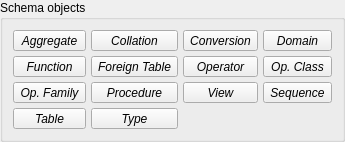
       <widget class="QGroupBox" name="sch_objs_grp">
        <property name="title">
         <string>Schema objects</string>
        </property>
        <layout class="QGridLayout" name="gridLayout_8">
         <property name="leftMargin">
          <number>5</number>
         </property>
         <property name="topMargin">
          <number>5</number>
         </property>
         <property name="rightMargin">
          <number>5</number>
         </property>
         <property name="bottomMargin">
          <number>5</number>
         </property>
         <property name="spacing">
          <number>5</number>
         </property>
         <item row="0" column="0">
          <widget class="QWidget" name="sch_objs_btns_wgt" native="true">
           <property name="sizePolicy">
            <sizepolicy hsizetype="Preferred" vsizetype="Fixed">
             <horstretch>0</horstretch>
             <verstretch>0</verstretch>
            </sizepolicy>
           </property>
           <layout class="QGridLayout" name="gridLayout">
            <property name="leftMargin">
             <number>5</number>
            </property>
            <property name="topMargin">
             <number>5</number>
            </property>
            <property name="rightMargin">
             <number>5</number>
            </property>
            <property name="bottomMargin">
             <number>5</number>
            </property>
            <property name="spacing">
             <number>5</number>
            </property>
            <item row="1" column="2">
             <widget class="QToolButton" name="operator_tb">
              <property name="sizePolicy">
               <sizepolicy hsizetype="Preferred" vsizetype="Fixed">
                <horstretch>0</horstretch>
                <verstretch>0</verstretch>
               </sizepolicy>
              </property>
              <property name="font">
               <font>
                <italic>true</italic>
                <bold>false</bold>
               </font>
              </property>
              <property name="focusPolicy">
               <enum>Qt::NoFocus</enum>
              </property>
              <property name="text">
               <string>Operator</string>
              </property>
              <property name="icon">
               <iconset resource="../../res/resources.qrc">
                <normaloff>:/icons/icons/operator.png</normaloff>:/icons/icons/operator.png</iconset>
              </property>
              <property name="iconSize">
               <size>
                <width>32</width>
                <height>32</height>
               </size>
              </property>
              <property name="popupMode">
               <enum>QToolButton::InstantPopup</enum>
              </property>
              <property name="toolButtonStyle">
               <enum>Qt::ToolButtonTextUnderIcon</enum>
              </property>
             </widget>
            </item>
            <item row="2" column="4">
             <widget class="QToolButton" name="sequence_tb">
              <property name="sizePolicy">
               <sizepolicy hsizetype="Preferred" vsizetype="Fixed">
                <horstretch>0</horstretch>
                <verstretch>0</verstretch>
               </sizepolicy>
              </property>
              <property name="font">
               <font>
                <italic>true</italic>
                <bold>false</bold>
               </font>
              </property>
              <property name="focusPolicy">
               <enum>Qt::NoFocus</enum>
              </property>
              <property name="text">
               <string>Sequence</string>
              </property>
              <property name="icon">
               <iconset resource="../../res/resources.qrc">
                <normaloff>:/icons/icons/sequence.png</normaloff>:/icons/icons/sequence.png</iconset>
              </property>
              <property name="iconSize">
               <size>
                <width>32</width>
                <height>32</height>
               </size>
              </property>
              <property name="popupMode">
               <enum>QToolButton::InstantPopup</enum>
              </property>
              <property name="toolButtonStyle">
               <enum>Qt::ToolButtonTextUnderIcon</enum>
              </property>
             </widget>
            </item>
            <item row="3" column="1">
             <widget class="QToolButton" name="type_tb">
              <property name="sizePolicy">
               <sizepolicy hsizetype="Preferred" vsizetype="Fixed">
                <horstretch>0</horstretch>
                <verstretch>0</verstretch>
               </sizepolicy>
              </property>
              <property name="font">
               <font>
                <italic>true</italic>
                <bold>false</bold>
               </font>
              </property>
              <property name="focusPolicy">
               <enum>Qt::NoFocus</enum>
              </property>
              <property name="text">
               <string>Type</string>
              </property>
              <property name="icon">
               <iconset resource="../../res/resources.qrc">
                <normaloff>:/icons/icons/usertype.png</normaloff>:/icons/icons/usertype.png</iconset>
              </property>
              <property name="iconSize">
               <size>
                <width>32</width>
                <height>32</height>
               </size>
              </property>
              <property name="popupMode">
               <enum>QToolButton::InstantPopup</enum>
              </property>
              <property name="toolButtonStyle">
               <enum>Qt::ToolButtonTextUnderIcon</enum>
              </property>
             </widget>
            </item>
            <item row="1" column="1">
             <widget class="QToolButton" name="foreigntable_tb">
              <property name="sizePolicy">
               <sizepolicy hsizetype="Preferred" vsizetype="Fixed">
                <horstretch>0</horstretch>
                <verstretch>0</verstretch>
               </sizepolicy>
              </property>
              <property name="font">
               <font>
                <italic>true</italic>
                <bold>false</bold>
               </font>
              </property>
              <property name="focusPolicy">
               <enum>Qt::NoFocus</enum>
              </property>
              <property name="text">
               <string>Foreign Table</string>
              </property>
              <property name="icon">
               <iconset resource="../../res/resources.qrc">
                <normaloff>:/icons/icons/foreigntable.png</normaloff>:/icons/icons/foreigntable.png</iconset>
              </property>
              <property name="iconSize">
               <size>
                <width>32</width>
                <height>32</height>
               </size>
              </property>
              <property name="popupMode">
               <enum>QToolButton::InstantPopup</enum>
              </property>
              <property name="toolButtonStyle">
               <enum>Qt::ToolButtonTextUnderIcon</enum>
              </property>
             </widget>
            </item>
            <item row="0" column="1">
             <widget class="QToolButton" name="collation_tb">
              <property name="sizePolicy">
               <sizepolicy hsizetype="Preferred" vsizetype="Fixed">
                <horstretch>0</horstretch>
                <verstretch>0</verstretch>
               </sizepolicy>
              </property>
              <property name="font">
               <font>
                <italic>true</italic>
                <bold>false</bold>
               </font>
              </property>
              <property name="focusPolicy">
               <enum>Qt::NoFocus</enum>
              </property>
              <property name="text">
               <string>Collation</string>
              </property>
              <property name="icon">
               <iconset resource="../../res/resources.qrc">
                <normaloff>:/icons/icons/collation.png</normaloff>:/icons/icons/collation.png</iconset>
              </property>
              <property name="iconSize">
               <size>
                <width>32</width>
                <height>32</height>
               </size>
              </property>
              <property name="popupMode">
               <enum>QToolButton::InstantPopup</enum>
              </property>
              <property name="toolButtonStyle">
               <enum>Qt::ToolButtonTextUnderIcon</enum>
              </property>
             </widget>
            </item>
            <item row="2" column="2">
             <widget class="QToolButton" name="view_tb">
              <property name="sizePolicy">
               <sizepolicy hsizetype="Preferred" vsizetype="Fixed">
                <horstretch>0</horstretch>
                <verstretch>0</verstretch>
               </sizepolicy>
              </property>
              <property name="font">
               <font>
                <italic>true</italic>
                <bold>false</bold>
               </font>
              </property>
              <property name="focusPolicy">
               <enum>Qt::NoFocus</enum>
              </property>
              <property name="text">
               <string>View</string>
              </property>
              <property name="icon">
               <iconset resource="../../res/resources.qrc">
                <normaloff>:/icons/icons/view.png</normaloff>:/icons/icons/view.png</iconset>
              </property>
              <property name="iconSize">
               <size>
                <width>32</width>
                <height>32</height>
               </size>
              </property>
              <property name="popupMode">
               <enum>QToolButton::InstantPopup</enum>
              </property>
              <property name="toolButtonStyle">
               <enum>Qt::ToolButtonTextUnderIcon</enum>
              </property>
             </widget>
            </item>
            <item row="3" column="0">
             <widget class="QToolButton" name="table_tb">
              <property name="sizePolicy">
               <sizepolicy hsizetype="Preferred" vsizetype="Fixed">
                <horstretch>0</horstretch>
                <verstretch>0</verstretch>
               </sizepolicy>
              </property>
              <property name="font">
               <font>
                <italic>true</italic>
                <bold>false</bold>
               </font>
              </property>
              <property name="focusPolicy">
               <enum>Qt::NoFocus</enum>
              </property>
              <property name="text">
               <string>Table</string>
              </property>
              <property name="icon">
               <iconset resource="../../res/resources.qrc">
                <normaloff>:/icons/icons/table.png</normaloff>:/icons/icons/table.png</iconset>
              </property>
              <property name="iconSize">
               <size>
                <width>32</width>
                <height>32</height>
               </size>
              </property>
              <property name="popupMode">
               <enum>QToolButton::InstantPopup</enum>
              </property>
              <property name="toolButtonStyle">
               <enum>Qt::ToolButtonTextUnderIcon</enum>
              </property>
             </widget>
            </item>
            <item row="0" column="4">
             <widget class="QToolButton" name="domain_tb">
              <property name="sizePolicy">
               <sizepolicy hsizetype="Preferred" vsizetype="Fixed">
                <horstretch>0</horstretch>
                <verstretch>0</verstretch>
               </sizepolicy>
              </property>
              <property name="font">
               <font>
                <italic>true</italic>
                <bold>false</bold>
               </font>
              </property>
              <property name="focusPolicy">
               <enum>Qt::NoFocus</enum>
              </property>
              <property name="text">
               <string>Domain</string>
              </property>
              <property name="icon">
               <iconset resource="../../res/resources.qrc">
                <normaloff>:/icons/icons/domain.png</normaloff>:/icons/icons/domain.png</iconset>
              </property>
              <property name="iconSize">
               <size>
                <width>32</width>
                <height>32</height>
               </size>
              </property>
              <property name="popupMode">
               <enum>QToolButton::InstantPopup</enum>
              </property>
              <property name="toolButtonStyle">
               <enum>Qt::ToolButtonTextUnderIcon</enum>
              </property>
             </widget>
            </item>
            <item row="2" column="0">
             <widget class="QToolButton" name="opfamily_tb">
              <property name="sizePolicy">
               <sizepolicy hsizetype="Preferred" vsizetype="Fixed">
                <horstretch>0</horstretch>
                <verstretch>0</verstretch>
               </sizepolicy>
              </property>
              <property name="font">
               <font>
                <italic>true</italic>
                <bold>false</bold>
               </font>
              </property>
              <property name="focusPolicy">
               <enum>Qt::NoFocus</enum>
              </property>
              <property name="text">
               <string>Op. Family</string>
              </property>
              <property name="icon">
               <iconset resource="../../res/resources.qrc">
                <normaloff>:/icons/icons/opfamily.png</normaloff>:/icons/icons/opfamily.png</iconset>
              </property>
              <property name="iconSize">
               <size>
                <width>32</width>
                <height>32</height>
               </size>
              </property>
              <property name="popupMode">
               <enum>QToolButton::InstantPopup</enum>
              </property>
              <property name="toolButtonStyle">
               <enum>Qt::ToolButtonTextUnderIcon</enum>
              </property>
             </widget>
            </item>
            <item row="1" column="0">
             <widget class="QToolButton" name="function_tb">
              <property name="sizePolicy">
               <sizepolicy hsizetype="Preferred" vsizetype="Fixed">
                <horstretch>0</horstretch>
                <verstretch>0</verstretch>
               </sizepolicy>
              </property>
              <property name="font">
               <font>
                <italic>true</italic>
                <bold>false</bold>
               </font>
              </property>
              <property name="focusPolicy">
               <enum>Qt::NoFocus</enum>
              </property>
              <property name="text">
               <string>Function</string>
              </property>
              <property name="icon">
               <iconset resource="../../res/resources.qrc">
                <normaloff>:/icons/icons/function.png</normaloff>:/icons/icons/function.png</iconset>
              </property>
              <property name="iconSize">
               <size>
                <width>32</width>
                <height>32</height>
               </size>
              </property>
              <property name="popupMode">
               <enum>QToolButton::InstantPopup</enum>
              </property>
              <property name="toolButtonStyle">
               <enum>Qt::ToolButtonTextUnderIcon</enum>
              </property>
             </widget>
            </item>
            <item row="1" column="4">
             <widget class="QToolButton" name="opclass_tb">
              <property name="sizePolicy">
               <sizepolicy hsizetype="Preferred" vsizetype="Fixed">
                <horstretch>0</horstretch>
                <verstretch>0</verstretch>
               </sizepolicy>
              </property>
              <property name="font">
               <font>
                <italic>true</italic>
                <bold>false</bold>
               </font>
              </property>
              <property name="focusPolicy">
               <enum>Qt::NoFocus</enum>
              </property>
              <property name="text">
               <string>Op. Class</string>
              </property>
              <property name="icon">
               <iconset resource="../../res/resources.qrc">
                <normaloff>:/icons/icons/opclass.png</normaloff>:/icons/icons/opclass.png</iconset>
              </property>
              <property name="iconSize">
               <size>
                <width>32</width>
                <height>32</height>
               </size>
              </property>
              <property name="popupMode">
               <enum>QToolButton::InstantPopup</enum>
              </property>
              <property name="toolButtonStyle">
               <enum>Qt::ToolButtonTextUnderIcon</enum>
              </property>
             </widget>
            </item>
            <item row="2" column="1">
             <widget class="QToolButton" name="procedure_tb">
              <property name="sizePolicy">
               <sizepolicy hsizetype="Preferred" vsizetype="Fixed">
                <horstretch>0</horstretch>
                <verstretch>0</verstretch>
               </sizepolicy>
              </property>
              <property name="font">
               <font>
                <italic>true</italic>
                <bold>false</bold>
               </font>
              </property>
              <property name="focusPolicy">
               <enum>Qt::NoFocus</enum>
              </property>
              <property name="text">
               <string>Procedure</string>
              </property>
              <property name="icon">
               <iconset resource="../../res/resources.qrc">
                <normaloff>:/icons/icons/procedure.png</normaloff>:/icons/icons/procedure.png</iconset>
              </property>
              <property name="iconSize">
               <size>
                <width>32</width>
                <height>32</height>
               </size>
              </property>
              <property name="popupMode">
               <enum>QToolButton::InstantPopup</enum>
              </property>
              <property name="toolButtonStyle">
               <enum>Qt::ToolButtonTextUnderIcon</enum>
              </property>
             </widget>
            </item>
            <item row="0" column="2">
             <widget class="QToolButton" name="conversion_tb">
              <property name="sizePolicy">
               <sizepolicy hsizetype="Preferred" vsizetype="Fixed">
                <horstretch>0</horstretch>
                <verstretch>0</verstretch>
               </sizepolicy>
              </property>
              <property name="font">
               <font>
                <italic>true</italic>
                <bold>false</bold>
               </font>
              </property>
              <property name="focusPolicy">
               <enum>Qt::NoFocus</enum>
              </property>
              <property name="text">
               <string>Conversion</string>
              </property>
              <property name="icon">
               <iconset resource="../../res/resources.qrc">
                <normaloff>:/icons/icons/conversion.png</normaloff>:/icons/icons/conversion.png</iconset>
              </property>
              <property name="iconSize">
               <size>
                <width>32</width>
                <height>32</height>
               </size>
              </property>
              <property name="popupMode">
               <enum>QToolButton::InstantPopup</enum>
              </property>
              <property name="toolButtonStyle">
               <enum>Qt::ToolButtonTextUnderIcon</enum>
              </property>
             </widget>
            </item>
            <item row="0" column="0">
             <widget class="QToolButton" name="aggregate_tb">
              <property name="sizePolicy">
               <sizepolicy hsizetype="Preferred" vsizetype="Fixed">
                <horstretch>0</horstretch>
                <verstretch>0</verstretch>
               </sizepolicy>
              </property>
              <property name="font">
               <font>
                <italic>true</italic>
                <bold>false</bold>
               </font>
              </property>
              <property name="focusPolicy">
               <enum>Qt::NoFocus</enum>
              </property>
              <property name="text">
               <string>Aggregate</string>
              </property>
              <property name="icon">
               <iconset resource="../../res/resources.qrc">
                <normaloff>:/icons/icons/aggregate.png</normaloff>:/icons/icons/aggregate.png</iconset>
              </property>
              <property name="iconSize">
               <size>
                <width>32</width>
                <height>32</height>
               </size>
              </property>
              <property name="popupMode">
               <enum>QToolButton::InstantPopup</enum>
              </property>
              <property name="toolButtonStyle">
               <enum>Qt::ToolButtonTextUnderIcon</enum>
              </property>
             </widget>
            </item>
           </layout>
          </widget>
         </item>
        </layout>
       </widget>
